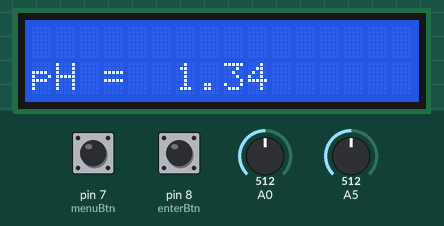
The sketch below on a simulated Arduino Uno, built with avr-gcc and run on an emulated ATmega328P. Parts: 16×2 character LCD. Inputs (shaded band) come from the test bench; at power-on: pin 8 (enterBtn) HIGH, pin 7 (menuBtn) HIGH, A0 = 512, A5 = 512.

Above: at 1.18 s.
1.8 s: pin 8 (enterBtn) pulled LOW for 0.15 s
At 3.3 s:
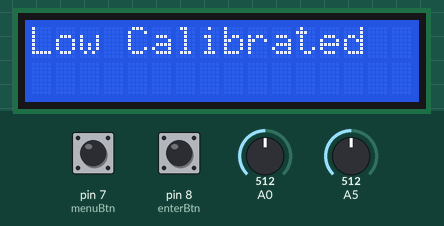
4.9 s: pin 7 (menuBtn) pulled LOW for 1 s
8.7 s: A0 set to 716
At 9.12 s:
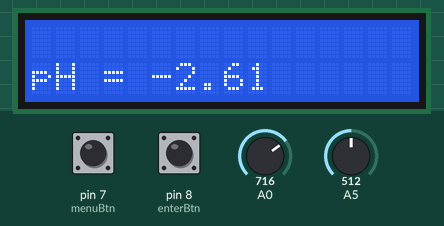
10.5 s: pin 7 (menuBtn) pulled LOW for 3.2 s
16.7 s: A0 set to 900
At 17.29 s:
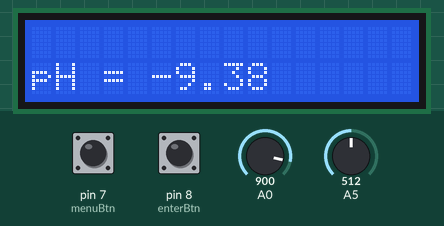
18.7 s: pin 8 (enterBtn) pulled LOW for 1 s
At 21.3 s:
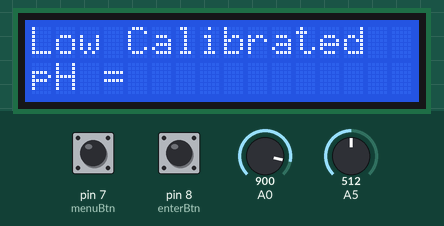
Timing chart, 0 to 22.8 s (numbered marks = the images above; inputs shaded):
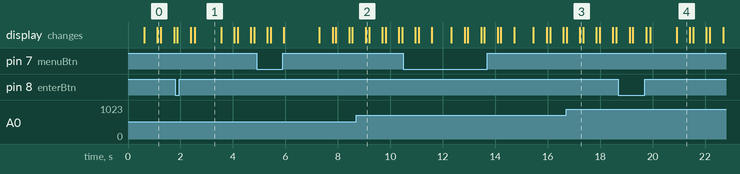

The sketch:

pH_grav_tiny.ino
```cpp
#include <ph_grav.h>
#include <Wire.h>
#include <LiquidCrystal_I2C.h>

Gravity_pH pH = Gravity_pH(A5);
const int menuBtn = 7;
const int enterBtn = 8;
static char myResult[5];


//button states
int lastMenuState = HIGH;  //current menu button reading
int lastEnterState = HIGH; //current enter button reading
int menuState;
int enterState;

//menu level
int menuLevel = 1;

//timings for debounce
unsigned long lastDBTmenu = 0;
unsigned long lastDBTenter = 0;
unsigned long dbDelay = 50;

//boolean for button pushed event
bool menuPushed = false;
bool enterPushed = false;

#define GPIO_ADDR     0x27
LiquidCrystal_I2C lcd(GPIO_ADDR, 16, 2); // set address & 16 chars / 2 lines

void setup() {
  //setup serial
  // Serial.begin(9600);
  //delay(200);
  //Serial.println(F("Use commands \"CAL,4\", \"CAL,7\", and \"CAL,10\" to calibrate \nthe circuit to those respective values"));

  //setup buttons
  pinMode(menuBtn, INPUT_PULLUP);
  pinMode(enterBtn, INPUT_PULLUP);

  //setup lcd
  lcd.init();                           // initialize the lcd
  lcd.backlight();                      // Print a message to the LCD.
  lcd.clear();
  lcd.home();
  lcd.print("WMT pH");


  //check for calibration
  if(pH.begin()){
    lcd.setCursor(0,1);
    lcd.print("Loaded EEPROM");
  }
  delay(500);
  lcd.clear();

}

void loop() {
  //check button for push
  int menuRead = digitalRead(menuBtn);
  int enterRead = digitalRead(enterBtn);
   //debounce menu button
  if (menuRead != lastMenuState){
    //reset db timer
    lastDBTmenu = millis();
  }

  if (enterRead != lastEnterState){
    //reset db timer
    lastDBTenter = millis();
  }

  //was a button pushed?
  if ((millis() - lastDBTmenu) > dbDelay){
    //button has been pushed
    menuPushed = true;
  }
  if ((millis() - lastDBTenter) > dbDelay){
    //button has been pushed
    enterPushed = true;
  }

  switch(menuLevel){
    case (0):
      //just reading ph
      lcd.setCursor(0,1); //col, row
      lcd.print("pH = ");
      dtostrf(getph(), 5, 2, myResult);
      lcd.print(myResult);
      delay(100);

      //check for menu push
      if (menuPushed){
        menuLevel = 1;
        menuPushed = false;
      }
      break;

    case (1):
      //begin menu
      //Confirm calibration
      //lcd.clear();
      lcd.setCursor(0,0);
      lcd.print("Calibrate?");
      lcd.setCursor(0,1);
      lcd.print("Y");
      lcd.setCursor(15,1);
      lcd.print("N");
      if (menuPushed){
        //user want to calibrate
        menuLevel = 2;
        menuPushed = false;
        lcd.clear();
      }
      if (enterPushed){
        //user wants to cancel
        enterPushed = false;
        menuLevel = 0;
        lcd.clear();
      }
      break;
    case (2):
      //calibrate low
      //lcd.clear();
      lcd.setCursor(0,0);
      lcd.print("Calibrate Low?");
      lcd.setCursor(1,1);
      lcd.print("Y");
      lcd.setCursor(1,12);
      lcd.print("Next");
      if (menuPushed){
        //user want to calibrate
        calibrate(0);
        lcd.clear();
        lcd.home();
        lcd.println("Low Calibrated");
        delay(1000);
        menuPushed = false;
        menuLevel = 0;
      }
      if (enterPushed){
        //user wants to calibrate next level
        enterPushed = false;
        menuLevel = 3;
      }
      break;
    case (3):
      //calibrate Mid
      lcd.clear();
      lcd.setCursor(0,1);
      lcd.print("Calibrate Mid?");
      lcd.setCursor(1,1);
      lcd.print("Y");
      lcd.setCursor(1,12);
      lcd.print("Next");
      if (menuPushed){
        //user want to calibrate
        calibrate(1);
        lcd.clear();
        lcd.home();
        lcd.println("Mid Calibrated");
        delay(1000);
        menuPushed = false;
        menuLevel = 0;
      }
      if (enterPushed){
        //user wants to calibrate next level
        enterPushed = false;
        menuLevel = 4;
      }
      break;
    case (4):
      //calibrate High
      lcd.clear();
      lcd.setCursor(0,1);
      lcd.print("Calibrate High?");
      lcd.setCursor(1,1);
      lcd.print("Y");
      lcd.setCursor(1,12);
      lcd.print("Exit");
      if (menuPushed){
        //user want to calibrate
        calibrate(2);
        lcd.clear();
        lcd.home();
        lcd.println("High Calibrated");
        delay(1000);
        menuPushed = false;
        menuLevel = 0;

      }
      if (enterPushed){
        //user wants to exit menu
        enterPushed = false;
        menuLevel = 0;
      }
      break;
  }
  lastMenuState = menuRead;
  lastEnterState = enterRead;
}


float getph(){
  float myph = 0;
  for (int i=0; i<=9;i++){
    myph += pH.read_ph();
    delay(50);
  }
  // get the average
  myph = myph/10.0;
  return myph;
}

void calibrate(int level) {
  switch(level){
    case(0):
      pH.cal_low();
      break;
    case(1):
      pH.cal_mid();
      break;
    case(2):
      pH.cal_high();
      break;
  }

}
```

Measured:
- after the input at 1.8 s, the display: first differs from a run without the input after 0.74 s (image 1)
- after the input at 8.7 s, the display: changes after 0.36 s (image 2)
- after the input at 16.7 s, the display: first differs from a run without the input after 0.53 s (image 3)
- after the input at 18.7 s, the display: first differs from a run without the input after 1.2 s (image 4 shows a later state)
- what the display in image 1 shows lasts 1.0 s, from 2.5 s to 3.5 s
- what the display in image 4 shows lasts 0.5 s, from 20.9 s to 21.4 s
